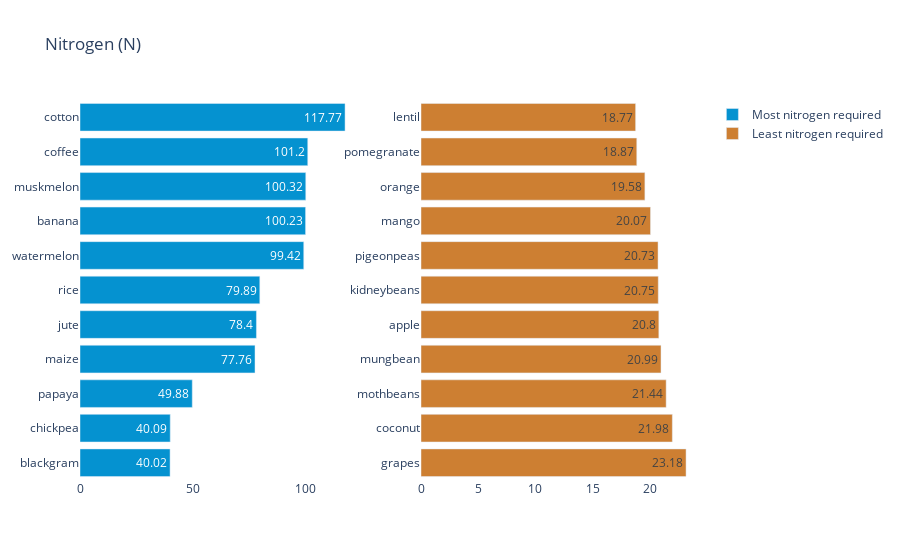

The notebook cell this image was saved under:
### Code cell
crop_summary_N = crop_summary.sort_values(by='N', ascending=False)
  
fig = make_subplots(rows=1, cols=2)

top = {
    'y' : crop_summary_N['N'][0:11].sort_values().index,
    'x' : crop_summary_N['N'][0:11].sort_values()
}

last = {
    'y' : crop_summary_N['N'][-11:].index,
    'x' : crop_summary_N['N'][-11:]
}

fig.add_trace(
    go.Bar(top,
           name="Most nitrogen required",
           marker_color='#0592D0',
           orientation='h',
          text=top['x']),
    
    row=1, col=1
)

fig.add_trace(
    go.Bar(last,
           name="Least nitrogen required",
           marker_color='#Cd7f32',
           orientation='h',
          text=last['x']),
    row=1, col=2
)
fig.update_layout(title_text="Nitrogen (N)",
                  plot_bgcolor='white')

fig.show()

### Figure 1 — Plotly figure (JSON) as saved in the notebook; plotly's stock layout.template omitted (floating-point values rounded to 4 significant figures)
{"data": [{"marker": {"color": "#0592D0"}, "name": "Most nitrogen required", "orientation": "h", "text": [40.02, 40.09, 49.88, 77.76, 78.4, 79.89, 99.42, 100.2, 100.3, 101.2, 117.8], "type": "bar", "x": [40.02, 40.09, 49.88, 77.76, 78.4, 79.89, 99.42, 100.2, 100.3, 101.2, 117.8], "xaxis": "x", "y": ["blackgram", "chickpea", "papaya", "maize", "jute", "rice", "watermelon", "banana", "muskmelon", "coffee", "cotton"], "yaxis": "y"}, {"marker": {"color": "#Cd7f32"}, "name": "Least nitrogen required", "orientation": "h", "text": [23.18, 21.98, 21.44, 20.99, 20.8, 20.75, 20.73, 20.07, 19.58, 18.87, 18.77], "type": "bar", "x": [23.18, 21.98, 21.44, 20.99, 20.8, 20.75, 20.73, 20.07, 19.58, 18.87, 18.77], "xaxis": "x2", "y": ["grapes", "coconut", "mothbeans", "mungbean", "apple", "kidneybeans", "pigeonpeas", "mango", "orange", "pomegranate", "lentil"], "yaxis": "y2"}], "layout": {"plot_bgcolor": "white", "title": {"text": "Nitrogen (N)"}, "xaxis": {"anchor": "y", "domain": [0, 0.45]}, "xaxis2": {"anchor": "y2", "domain": [0.55, 1]}, "yaxis": {"anchor": "x", "domain": [0, 1]}, "yaxis2": {"anchor": "x2", "domain": [0, 1]}}}
